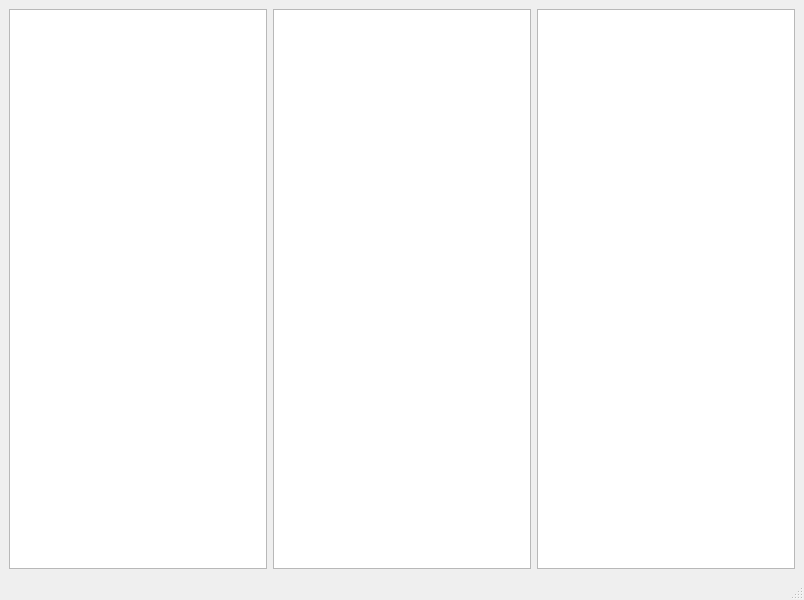
<?xml version="1.0" encoding="UTF-8"?>
<ui version="4.0">
    <class>MainWindow</class>
    <widget class="QMainWindow" name="MainWindow">
        <property name="geometry">
            <rect>
                <x>0</x>
                <y>0</y>
                <width>804</width>
                <height>600</height>
            </rect>
        </property>
        <property name="windowTitle">
            <string>MainWindow</string>
        </property>
        <widget class="QWidget" name="centralwidget">
            <layout class="QHBoxLayout" name="horizontalLayout">
                <item>
                    <widget class="QListView" name="listView"/>
                </item>
                <item>
                    <widget class="QGraphicsView" name="graphicsView"/>
                </item>
                <item>
                    <widget class="QTextEdit" name="textEdit"/>
                </item>
            </layout>
        </widget>
        <widget class="QMenuBar" name="menubar">
            <property name="geometry">
                <rect>
                    <x>0</x>
                    <y>0</y>
                    <width>804</width>
                    <height>21</height>
                </rect>
            </property>
        </widget>
        <widget class="QStatusBar" name="statusbar"/>
    </widget>
    <resources/>
    <connections/>
</ui>
